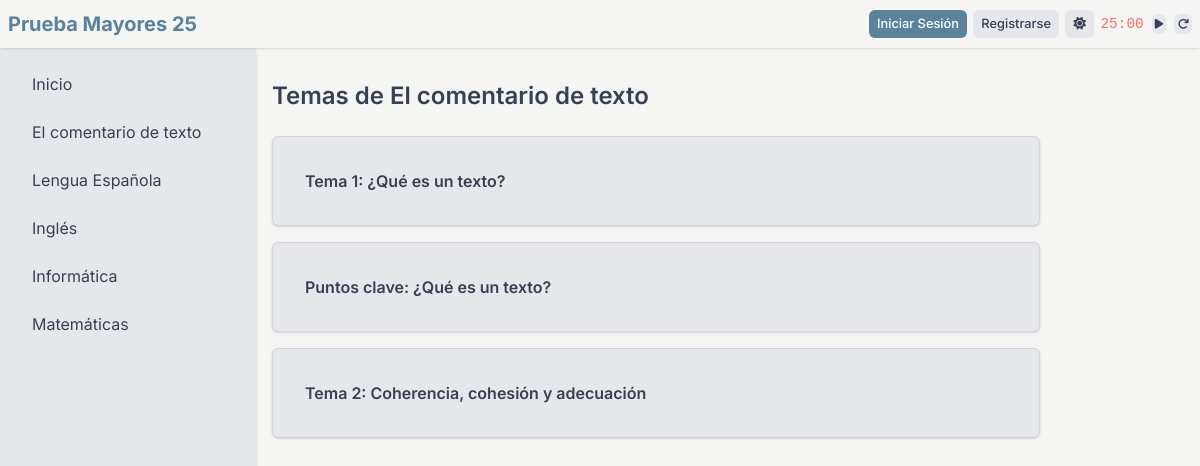
/asignatura/1/temas, run on an earlier commit of the app's database.
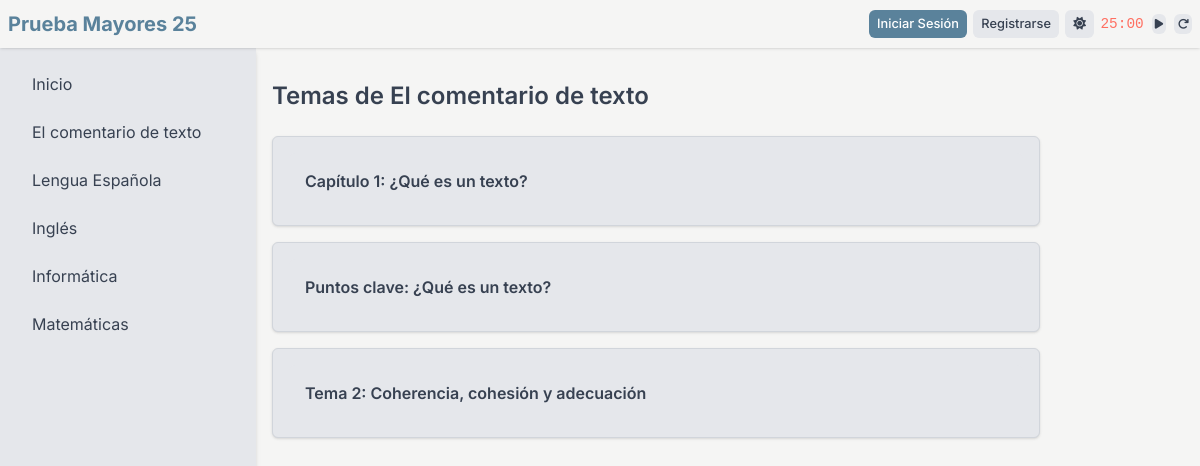
And on a later commit of the database.
### tables this page shows
CREATE TABLE asignaturas (
                id INTEGER PRIMARY KEY AUTOINCREMENT,
                nombre TEXT NOT NULL UNIQUE,
                descripcion TEXT
            );

CREATE TABLE temas (
                id INTEGER PRIMARY KEY AUTOINCREMENT,
                asignatura_id INTEGER,
                usuario_id INTEGER,
                titulo TEXT NOT NULL,
                contenido TEXT NOT NULL,
                es_fijo INTEGER NOT NULL DEFAULT 0,
                UNIQUE(asignatura_id, titulo),
                FOREIGN KEY (asignatura_id) REFERENCES asignaturas(id),
                FOREIGN KEY (usuario_id) REFERENCES usuarios(id)
            );

### app.py (the view)
@app.route("/asignatura/<int:asignatura_id>/temas")
def mostrar_temas(asignatura_id):
    with closing(get_db_connection()) as conn:
        asignatura_row = conn.execute(
            "SELECT id, nombre FROM asignaturas WHERE id = ?", (asignatura_id,)
        ).fetchone()
        if not asignatura_row:
            return redirect(url_for("index"))
        asignatura = dict(asignatura_row)
        temas = [
            {
                "id": row["id"],
                "titulo": row["titulo"],
                "contenido": markdown.markdown(
                    row["contenido"], extensions=["extra", "fenced_code"]
                ),
                "usuario_id": row["usuario_id"],
                "es_fijo": row["es_fijo"],
            }
            for row in conn.execute(
                "SELECT id, titulo, contenido, usuario_id, es_fijo FROM temas WHERE asignatura_id = ? ORDER BY id ASC",
                (asignatura_id,),
            ).fetchall()
        ]
    return render_template(
        "temas.html",
        asignatura=asignatura,
        temas=temas,
        asignaturas=fetch_asignaturas(),
        navbar_data=get_navbar_data(),
    )

### app.py (called while the page is built)
def fetch_asignaturas():
    with closing(get_db_connection()) as conn:
        return [
            dict(row)
            for row in conn.execute(
                "SELECT id, nombre, descripcion FROM asignaturas"
            ).fetchall()
        ]

def get_navbar_data():
    return {
        "is_authenticated": current_user.is_authenticated,
        "username": current_user.username if current_user.is_authenticated else None,
        "dark_mode": session.get("dark_mode", False),
    }

### init_db.py (called while the page is built)
def get_db_connection():
    db_path = os.path.join(current_app.root_path, "instance", "database.db")
    conn = sqlite3.connect(db_path, check_same_thread=False)
    conn.row_factory = sqlite3.Row
    return conn

### templates/temas.html (shortened to what this page needs)
<!DOCTYPE html>
<html lang="es" data-theme="{{ 'dark' if navbar_data.dark_mode else 'light' }}">
<head>
    <link rel="stylesheet" href="https://cdnjs.cloudflare.com/ajax/libs/font-awesome/6.5.1/css/all.min.css">
    <script src="https://cdn.tailwindcss.com"></script>
    <link rel="stylesheet" href="{{ url_for('static', filename='css/style.css') }}">
</head>
<body>
    {% include '_navbar.html' %}
    {% include '_sidebar.html' %}
    <main class="content">
        <div class="flex justify-between items-center mb-6">
            <h1 class="text-2xl font-semibold">Temas de {{ asignatura.nombre }}</h1>
        </div>
        {% if temas %}
        <div class="space-y-4 max-w-3xl">
            {% for tema in temas %}
            {% include '_tema_item.html' %}
            {% endfor %}
        </div>
        {% else %}
        <div class="card">
            <p class="text-sm">No hay temas disponibles.</p>
        </div>
        {% endif %}
    </main>
</body>
</html>

### templates/_navbar.html (shortened to what this page needs)
<nav class="navbar">
    <div class="navbar-container">
        <a href="{{ url_for('index') }}" class="navbar-brand">Prueba Mayores 25</a>
        <div class="navbar-menu">
            {% if navbar_data.is_authenticated %}
            <span class="text-sm font-medium">Hola, {{ navbar_data.username }}</span>
            <a href="{{ url_for('logout') }}" class="navbar-btn navbar-btn-secondary">Cerrar Sesión</a>
            {% else %}
            <a href="{{ url_for('login') }}" class="navbar-btn navbar-btn-primary">Iniciar Sesión</a>
            <a href="{{ url_for('register') }}" class="navbar-btn navbar-btn-secondary">Registrarse</a>
            {% endif %}
            <form method="POST" action="{{ url_for('toggle_theme') }}">
                <button type="submit" class="navbar-btn navbar-btn-secondary" title="Cambiar tema">
                    <i class="fas fa-{{ 'moon' if navbar_data.dark_mode else 'sun' }}"></i>
                </button>
            </form>
            <div class="pomodoro-container flex items-center gap-2">
                <span id="pomodoroTime" class="font-mono text-sm">25:00</span>
                <button id="pomodoroToggle" class="navbar-btn navbar-btn-secondary p-1" title="Iniciar/Pausar">
                </button>
                <button id="pomodoroReset" class="navbar-btn navbar-btn-secondary p-1" title="Reiniciar">
                    <i class="fas fa-redo"></i>
                </button>
            </div>
        </div>
    </div>
</nav>

### templates/_sidebar.html
<aside class="sidebar">
    <ul>
        <li><a href="{{ url_for('index') }}">Inicio</a></li>
        {% for asignatura in asignaturas %}
        <li><a href="{{ url_for('mostrar_asignatura', asignatura_id=asignatura['id']) }}">{{ asignatura['nombre'] }}</a>
        </li>
        {% endfor %}
    </ul>
</aside>

### templates/_tema_item.html (shortened to what this page needs)
<div class="card">
    {% set tema_id = 'tema-' ~ tema.id %}
    <button
        class="w-full text-left p-4 font-semibold bg-[var(--secondary-bg)] rounded-t-md hover:bg-[var(--accent)] hover:text-white transition-colors duration-200"
        onclick="toggleTema(this.nextElementSibling, '{{ tema_id }}')">
        {{ tema.titulo }}
    </button>
</div>

### static/css/style.css (style rules this page uses)
:root { --primary-bg: #f5f5f4; --primary-text: #374151; --secondary-bg: #e5e7eb; --accent: #5a829b; --accent-hover: #456e87; --border: #d1d5db; --shadow: rgba(0, 0, 0, 0.1); --work-color: #ff6f61; --rest-color: #4caf50; }
body { font-family: Inter, sans-serif; background-color: var(--primary-bg); color: var(--primary-text); transition: background-color 0.3s ease, color 0.3s ease; margin: 0; padding: 0; }
.navbar { position: fixed; top: 0; left: 0; width: 100%; z-index: 20; background-color: var(--primary-bg); box-shadow: 0 1px 3px 0 var(--shadow), 0 1px 2px -1px var(--shadow); padding: 0.5rem; min-height: 3rem; display: flex; align-items: center; box-sizing: border-box; }
.navbar-container { display: flex; align-items: center; justify-content: space-between; width: 100%; max-width: 80rem; margin: 0 auto; flex-wrap: nowrap; }
.navbar-brand { font-size: 1.25rem; font-weight: 700; color: var(--accent); white-space: nowrap; overflow: hidden; text-overflow: ellipsis; }
.navbar-menu { display: flex; align-items: center; gap: 0.4rem; flex-wrap: nowrap; overflow-x: auto; -webkit-overflow-scrolling: touch; scrollbar-width: none; }
.navbar-menu>* { margin-left: 0; }
.navbar-btn { padding: 0.3rem 0.5rem; border-radius: 0.375rem; font-weight: 500; font-size: 0.8rem; transition: background-color 0.2s ease-in-out, color 0.2s ease-in-out; white-space: nowrap; }
.navbar-btn-primary { background-color: var(--accent); color: #fff; }
.navbar-btn-secondary { background-color: var(--secondary-bg); color: var(--primary-text); }
.sidebar { position: fixed; top: 3rem; left: 0; width: 16rem; height: calc(100vh - 3rem); background-color: var(--secondary-bg); box-shadow: 0 4px 6px -1px var(--shadow), 0 2px 4px -1px var(--shadow); transform: translateX(-100%); transition: transform 0.3s ease-in-out; }
.sidebar ul { padding: 1rem; display: flex; flex-direction: column; gap: 0.5rem; list-style: none; margin: 0; }
.sidebar li a { display: block; padding: 0.5rem 1rem; border-radius: 0.375rem; color: var(--primary-text); text-decoration: none; transition: background-color 0.2s ease-in-out, color 0.2s ease-in-out; }
.content { padding-top: 5rem; padding-left: 1rem; padding-right: 1rem; min-height: 100vh; transition: margin-left 0.3s ease-in-out; box-sizing: border-box; }
@media (min-width: 769px) { .content { margin-left: 16rem; } }
@media (min-width: 769px) { .sidebar { transform: translateX(0); } }
.card { background-color: var(--secondary-bg); padding: 1rem; border-radius: 0.375rem; box-shadow: 0 1px 3px 0 var(--shadow), 0 1px 2px -1px var(--shadow); border: 1px solid var(--border); }
.pomodoro-container { display: flex; align-items: center; gap: 0.4rem; }
#pomodoroTime { font-family: monospace; font-size: 0.9rem; color: inherit; min-width: 40px; transition: all 0.2s ease; }
#pomodoroTime.work { color: var(--work-color); }
#pomodoroToggle, #pomodoroReset { padding: 0.2rem !important; line-height: 1; transition: all 0.2s ease; }
#pomodoroToggle i, #pomodoroReset i { font-size: 0.7rem; }
p, li { line-height: 1.5 !important; }

What changed in the data, as far as the page shows it:
changed temas: titulo "Tema 1: ¿Qué es un texto?" → "Capítulo 1: ¿Qué es un texto?"
